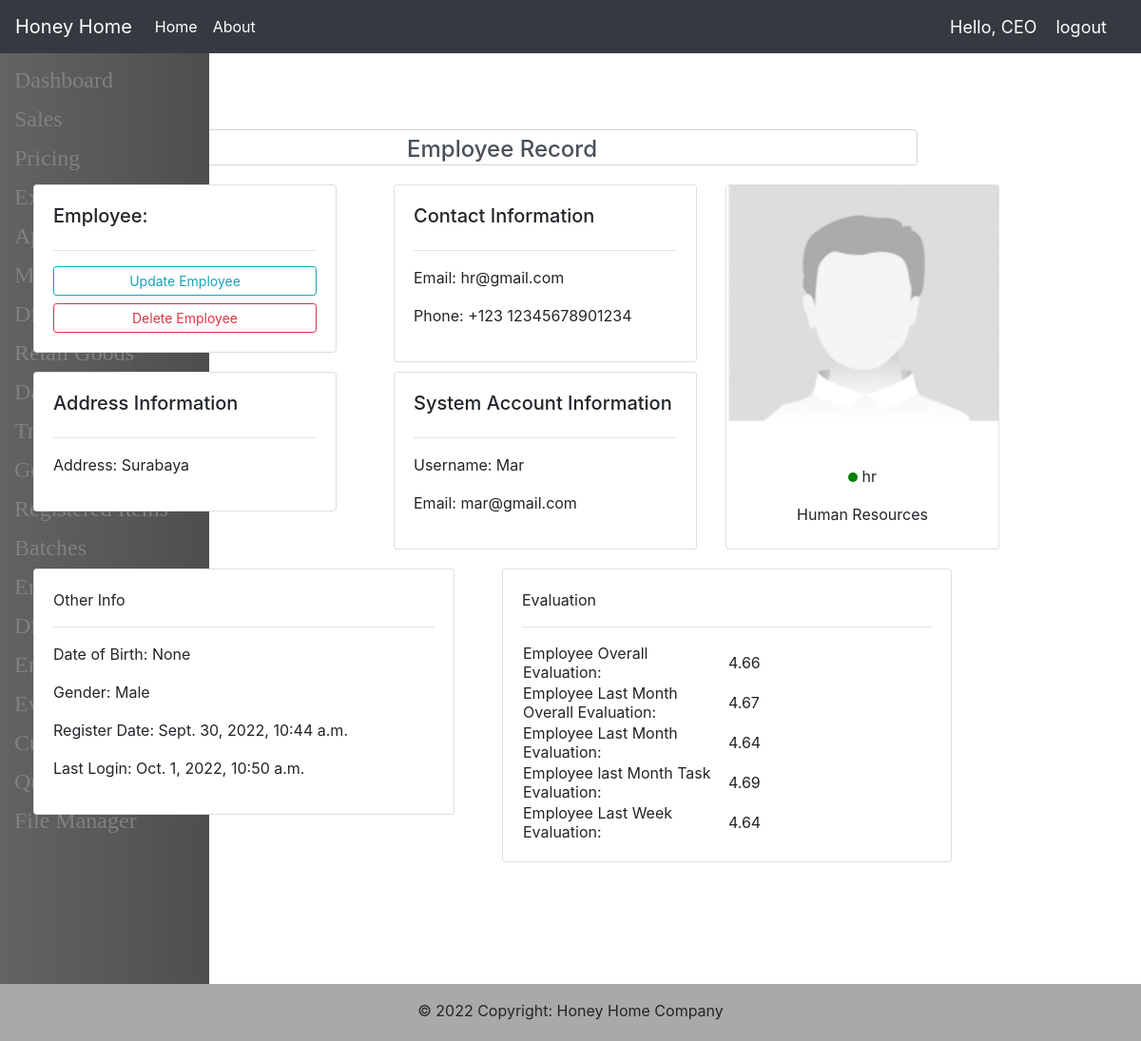
/CEO/Employee/2 (signed in), run on the app's committed database.
### human_resources/models.py (models this page shows, shortened)
class Employee(models.Model):
    POSITIONS = [
        ('CEO', 'CEO'),
        ('Human Resources', 'Human Resources'),
        ('Warehouse Admin', 'Warehouse Admin'),
        ('Accounting Manager', 'Accounting Manager'),
        ('Social Media Manager', 'Social Media Manager'),
        ('Designer', 'Designer'),
        ('Distributor', 'Distributor')
    ]
    id = models.AutoField(primary_key=True)
    person = models.OneToOneField(Person, on_delete=models.SET_NULL,
                                  null=True, blank=True)
    account = models.OneToOneField(User, on_delete=models.SET_NULL,
                                   null=True, blank=True)
    position = models.CharField(max_length=20, choices=POSITIONS)

class WeeklyRate(models.Model):
    id = models.AutoField(primary_key=True)
    week = models.ForeignKey(Week, on_delete=models.CASCADE)
    employee = models.ForeignKey(Employee, on_delete=models.SET_NULL,
                                 null=True, blank=True)
    rate = models.FloatField()

### main/models.py (models this page shows, shortened)
class Person(models.Model):
    id = models.AutoField(primary_key=True)
    photo = models.ImageField(upload_to='photographs', null=True, blank=True)
    name = models.CharField(max_length=50)
    gender = models.CharField(max_length=10, choices=constant.CHOICES.GENDER,
                              null=True, blank=True)
    nationality = models.CharField(max_length=10, choices=constant.CHOICES.COUNTRY,
                                   null=True, blank=True)
    date_of_birth = models.DateField(null=True, blank=True)
    address = models.CharField(max_length=255, null=True, blank=True)
    contacting_email = models.CharField(max_length=50, null=True, blank=True)
    phone_number = models.CharField(max_length=20, null=True, blank=True)
    register_date = models.DateField(auto_now_add=True)

### human_resources/views.py (the view)
# urls.py: path('Employee/<str:pk>', hr_views.EmployeePage, name="EmployeePage-CEO"),
def EmployeePage(request, pk):
    employee = get_object_or_404(Employee, id=pk)
    evaluation = getEvaluation(emp_id=pk)
    if not isUserAllowedToModify(request.user, employee.position, "CEO"):
        return redirect("Unauthorized")
    if request.method == 'POST':
        img = request.FILES["image_file"]
        q = employee.person
        q.photo = img
        q.save()
        alerts.employee_photo_updated(request)
    context = {'Employee': employee, 'Evaluation': evaluation,
               'base': base(request), 'EmployeeTasks': EmployeeTasks(request)}
    return render(request, 'human_resources/employee.html', context)

### human_resources/evaluation.py (called while the page is built, shortened)
def newEmployee(emp_id: int) -> bool:
    if not WeeklyRate.objects.filter(employee=emp_id).exists():
        return True
    return False

def monthlyRate(emp_id: int) -> float:
    if not newEmployee(emp_id):
        rate, count = 0, 0
        emp_weekly_rates = WeeklyRate.objects.filter(
            employee=emp_id).order_by('-id')
        for i in emp_weekly_rates:
            if count == 4:
                break
            rate += i.rate
            count += 1
        return 0 if count == 0 else round((rate/count), 2)
    return 0

def getTaskRateFrom(emp_id: int, days: int) -> float:
    from django.utils import timezone
    from datetime import timedelta
    rate, count = 0, 0
    today = timezone.now()
    end_date = today - timedelta(days=days)
    empTasks = Task.objects.filter(employee=emp_id,
                                   receiving_date__range=[end_date, today])
    if empTasks.exists():
        for task in empTasks:
            task_rate = TaskRate.objects.filter(task=task)
            if task_rate.exists():
                task_rate = task_rate[0]
                rate += task_rate.rate
                rate += task_rate.on_time_rate
                count += 1
        if count != 0:
            return round(((rate/count) / 2), 2)
    return 0

def monthlyTaskRate(emp_id: int) -> float:
    return getTaskRateFrom(emp_id, 30)

def weeklyRate(week_id: int, emp_id: int) -> float:
    if not newEmployee(emp_id):
        if week_id != -1:
            return WeeklyRate.objects.get(week__id=week_id, employee=emp_id).rate
    return 0

def monthlyOverallEvaluation(emp_id: int) -> float:
    if not newEmployee(emp_id):
        return round(((monthlyRate(emp_id) + monthlyTaskRate(emp_id)) / 2), 2)
    else:
        return monthlyTaskRate(emp_id)

def getEvaluation(emp_id=-1) -> dict:
    evaluation = {}
    if emp_id != -1:
        employee = Employee.objects.get(id=emp_id)
        evaluation = {'Employee': employee,
                      'MonthlyRate': monthlyRate(emp_id),
                      'WeeklyRate': weeklyRate(Week.getLastWeekID(), emp_id),
                      'MonthlyTaskRate': monthlyTaskRate(emp_id),
                      'MonthlyOverallEvaluation': monthlyOverallEvaluation(emp_id),
                      'AllTimeEvaluation': allTimeEvaluation(emp_id),
                      }
    return evaluation

### main/utils.py (called while the page is built)
def getRequesterRole(request) -> str:
    return request.user.groups.all()[0].name

### templates/human_resources/employee.html (shortened to what this page needs)
{% extends base %}
{% block content %}
<div class="form-group" style="padding: 20px; width: 90%; margin: auto;">
	<div class="form-control">
		<h4 style="text-align: center;">Employee Record</h4>
	</div>
</div>
<div class="row">
	<div class="col-md">
		<div class="col-md">
			<div class="card card-body">
				<h5>Employee:</h5>
				<hr>
				<a class="btn btn-outline-info  btn-sm btn-block"
					href="{% if user.groups.all.0.name == "CEO" %}
						  {% url 'UpdateEmployeePage-CEO' Employee.id %}
						  {% else %}
						  {% url 'UpdateEmployeePage' Employee.id %}
						  {% endif %}">Update Employee</a>
				<a class="btn btn-outline-danger  btn-sm btn-block"
					href="{% if user.groups.all.0.name == "CEO" %}
						  {% url 'DeleteEmployeePage-CEO' Employee.id %}
						  {% else %}
						  {% url 'DeleteEmployeePage' Employee.id %}
						  {% endif %}">Delete Employee</a>
			</div>
		</div>
		<div class="col-md">
			<div class="card card-body" style="margin-top: 20px;">
				<h5>Address Information</h5>
				<hr>
				<p>Address: {{ Employee.person.address }}</p>
			</div>
		</div>
	</div>
	<div class="col-md">
		<div class="col-md">
			<div class="card card-body">
				<h5>Contact Information</h5>
				<hr>
				<p>Email: {{ Employee.person.contacting_email }}</p>
				<p>Phone: {{ Employee.person.phone_number }}</p>
			</div>
		</div>
		<div class="col-md">
			<div class="card card-body" style="margin-top: 10px;">
				<h5>System Account Information</h5>
				<hr>
				<p>Username: {{ Employee.account }}</p>
				<p>Email: {{ Employee.account.email }}</p>
			</div>
		</div>
	</div>
	<div class="card" style="width: 18rem;">
		<form method="POST" enctype="multipart/form-data">
			{% if not Employee.person.photo and Employee.person.gender == 'Male' %}
			<label class="img-container" for="img-input"><img class="img-to-fit"
					src="/media/images/default_profile_image_male.png" alt="Card image cap"></label>
			{% elif Employee.person.photo and Employee.person.gender == 'Male' %}
			<label class="img-container" for="img-input"><img class="img-to-fit" src="{{ Employee.person.photo.url }}"
					alt="Card image cap"></label>
			{% elif not Employee.person.photo and Employee.person.gender == "Female" %}
			<label class="img-container" for="img-input"><img class="img-to-fit"
					src="/media/images/default_profile_image_female.png" alt="Card image cap"></label>
			{% elif Employee.person.photo and Employee.person.gender == "Female" %}
			<label class="img-container" for="img-input"><img class="img-to-fit" src="{{ Employee.person.photo.url }}"
					alt="Card image cap"></label>
			{% endif %}
		</form>
		<div class="card-body">
			<p class="card-text" style="text-align: center;">
				{% if Employee.account.is_active %}
				<span class="dot_green"></span>
				{% else %}
				<span class="dot_red"></span>
				{% endif %}
				{{ Employee.person.name }}
			</p>
			<p class="card-text" style="text-align: center;">{{ Employee.position }}</p>
		</div>
	</div>
</div>
<div class="row">
	<div style="width: 50%;">
		<div class="card" style="margin-right: 50px; margin-left: 30px; margin-top: 20px;">
			<div class="card-body">
				<p>Other Info</p>
				<hr>
				<p>Date of Birth: {{ Employee.person.date_of_birth }}</p>
				<p>Gender: {{ Employee.person.gender }}</p>
				<p>Register Date: {{ Employee.account.date_joined }}</p>
				<p>Last Login: {{ Employee.account.last_login }}</p>
			</div>
		</div>
	</div>
	{% if Employee.position != "CEO" %}
	<div style="width: 50%;">
		<div class="card" style="margin-right: 50px; margin-top: 20px;">
			<div class="card-body">
				<p>Evaluation</p>
				<hr>
				<table>
					<colgroup>
						<col width="4%">
						<col width="4%">
						<col width="4%">
						<col width="4%">
						<col width="4%">
						<col width="4%">
						<col width="4%">
						<col width="4%">
						<col width="4%">
						<col width="4%">
						<col width="4%">
						<col width="4%">
						<col width="4%">
						<col width="4%">
						<col width="4%">
						<col width="4%">
						<col width="4%">
						<col width="4%">
						<col width="4%">
						<col width="4%">
						<col width="4%">
						<col width="4%">
						<col width="4%">
						<col width="4%">
						<col width="4%">
						<col width="4%">
						<col width="5%">
						<col width="5%">
					</colgroup>
					<tbody>
						<tr>
							<td colspan=13>Employee Overall Evaluation:</td>
							<td>{{ Evaluation.AllTimeEvaluation}}</td>
						</tr>
						<tr>
							<td colspan=13>Employee Last Month Overall Evaluation: </td>
							<td>{{ Evaluation.MonthlyOverallEvaluation}}</td>
						</tr>
						<tr>
							<td colspan=13>Employee Last Month Evaluation:</td>
							<td>{{ Evaluation.MonthlyRate}}</td>
						</tr>
						<tr>
							<td colspan=13>Employee last Month Task Evaluation:</td>
							<td>{{ Evaluation.MonthlyTaskRate}}</td>
						</tr>
						<tr>
							<td colspan=13>Employee Last Week Evaluation:</td>
							<td>{{ Evaluation.WeeklyRate }}</td>
						</tr>
					</tbody>
				</table>
			</div>
		</div>
	</div>
	{% endif %}
</div>
{% endblock %}

### templates/navbar.html (shortened to what this page needs)
<nav class="navbar navbar-expand-lg navbar-dark bg-dark">
  <a class="navbar-brand">Honey Home</a>
  <div class="collapse navbar-collapse" id="navbarNavAltMarkup">
    <div class="navbar-nav">
      <a class="nav-item nav-link active" href="{% url 'Index' %}">Home</a>
      <a class="nav-item nav-link active" href="{% url 'About' %}">About</a>
    </div>
  </div>
  {% if request.user.is_authenticated %}
    <span class='hellomessage'>Hello, {{request.user}}</span>
    <span ><a class='logout' href="{% url 'Logout' %}">logout</a></span>
  {% endif %}
</nav>

### templates/navbar.html (style rules this page uses)
.hellomessage, .logout { color: #fff; text-align: left; font-size: 18px; margin-right: 20px; text-decoration: none; }

### templates/human_resources/employee.html (style rules this page uses)
.dot_green { height: 10px; width: 10px; background-color: green; border-radius: 50%; display: inline-block; }
.img-container { justify-content: center; display: flex; flex-direction: row; overflow: hidden; width: auto; height: 250px; }
.img-container .img-to-fit { flex: 1; height: 100%; }

### data on the page
Employee: person.address "Surabaya", person.contacting_email "hr@gmail.com", person.phone_number "+123 12345678901234", account "Mar", account.email "mar@gmail.com", person.name "hr", position "Human Resources", person.date_of_birth "None", person.gender "Male", account.date_joined "Sept. 30, 2022, 10:44 a.m.", account.last_login "Oct. 1, 2022, 10:50 a.m."
WeeklyRate: WeeklyRate "4.64"

### other printed values
{{ request.user }} "CEO"
{{ Evaluation.AllTimeEvaluation }} "4.66"
{{ Evaluation.MonthlyOverallEvaluation }} "4.67"
{{ Evaluation.MonthlyRate }} "4.64"
{{ Evaluation.MonthlyTaskRate }} "4.69"
